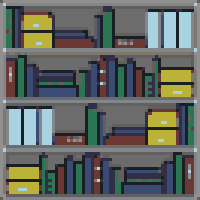
#> input picture assets/materials/BookShelf_Classroom_White.png, 200 x 200 px, found by its file name; its folder holds only this picture in this run
$ python MatStats.py
#> lines starting #> are read from the running program, lines starting #| are printed output that depends on the picture
"""四章实际用到的 27 张材质 —— 现状统计。

输出每张的尺寸、亮度分位、中心 texel（emissive 面锁 UV(0.5,0.5)，中心必须亮）、
以及整组材质的联合调色板规模，用来判断"像素化"要降到多少才既够像素、又不丢材质区分度。

用法: py -3 tmp/MatStats.py
"""
import os
import numpy as np
from PIL import Image

MAT = r"D:\mygame\assets\materials"
NAMES = [
    "BookShelf_Classroom_White", "CeramicFloor_Gray", "CeramicFloor_White",
    "ComputerScreen_BlueScreen", "ConcreteWall", "ExitDoor", "Glass", "Glass_Pane",
    "Locker", "Locker_DarkBlue", "MetalBox_White", "MetalPlateWall", "MetalWall",
    "NormalDoor", "PoolTiles", "SolarPanel", "VendingMachine", "Vent", "WarningLine",
    "WhiteCeiling", "WhiteCeiling_MetalEdge", "WhiteWall", "WhiteWall_Bottom_Blue",
    "WhiteWall_Column", "WhiteWall_Dirty", "WoodenFloor", "YellowWall",
]


def lum(a):
    return (a[:, :, 0].astype(np.int32) * 299 + a[:, :, 1].astype(np.int32) * 587
            + a[:, :, 2].astype(np.int32) * 114) // 1000


print("%-26s %-9s %5s %5s %5s %5s  %-16s %s" % (
    "name", "size", "mean", "p05", "p50", "p95", "center", "alpha"))
allpx = []
for n in NAMES:
    p = os.path.join(MAT, n + ".png")
    if not os.path.exists(p):
        print("%-26s MISSING" % n)
        continue
    im = Image.open(p).convert("RGBA")
#> im is the input picture: PIL image 200x200 RGBA; mean R, G, B, A 99.2, 104.7, 99.3, 255
    a = np.asarray(im)
    rgb = a[:, :, :3]
    al = a[:, :, 3]
#> al: shape (200, 200); every value is 255
    L = lum(rgb)
#> in lum, `return (a[:, :, 0].astype(np.int32) * 299 + a[:, :, 1].astype(np.int32..`:
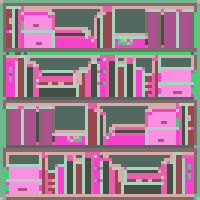
#> returned value: shape (200, 200) int32; 12 distinct labels, from 29 to 199; one colour per label, 0 black
    m = al > 40
#> m: shape (200, 200) bool; every value is 1
    if m.sum() == 0:
        m = np.ones_like(al, dtype=bool)
    px = rgb[m].reshape(-1, 3)
    allpx.append(px[::max(1, len(px) // 4000)])
    h, w = L.shape
#> h = 200; w = 200
    cy, cx = h // 2, w // 2
#> cy = 100; cx = 100
    c = tuple(int(v) for v in rgb[cy, cx])
#> c = (129, 135, 139)
    print("%-26s %-9s %5.0f %5.0f %5.0f %5.0f  rgb%-14s a=%d" % (
        n, "%dx%d" % (w, h), L[m].mean(),
        np.percentile(L[m], 5), np.percentile(L[m], 50), np.percentile(L[m], 95),
        str(c), al[cy, cx]))
#| BookShelf_Classroom_White  200x200     102    29    96   199  rgb(129, 135, 139) a=255

cat = np.concatenate(allpx, axis=0)
print("\n联合像素池 %d px, 唯一色 %d" % (len(cat), len(np.unique(cat.reshape(-1, 3), axis=0))))
